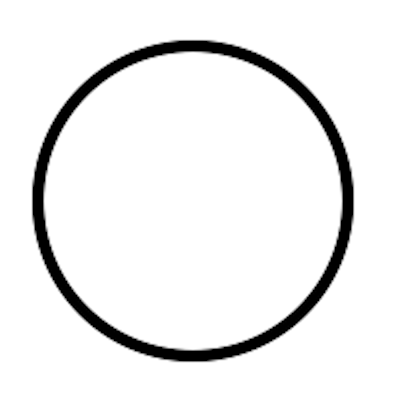
#> input picture black_and_white.png, 400 x 400 px, found by its file name
$ python contours_20250523192009.py
#> lines starting #> are read from the running program, lines starting #| are printed output that depends on the picture; after the words box and inside, x2 and y2 are one past the last pixel; in counts of white or black regions, pixels touching at a corner belong together
import matplotlib.pyplot as plt
from matplotlib.colors import hsv_to_rgb
import numpy as np
import time
from scipy.signal import fftconvolve, convolve2d


# image = plt.imread("justdisappear.png").astype(np.float32)  # taille (573, 640, 3)
# image = plt.imread("shinsei.png").astype(np.float32)
# image = plt.imread("upiko.png").astype(np.float32)
image = plt.imread("black_and_white.png").astype(np.float32)
#> image is the input picture: shape (400, 400, 4) float32; mean R, G, B, A 0.929, 0.929, 0.929, 1


image = image[::1, ::1, :]  # 5:taille (115, 128, 3), 4:taille (144, 160, 3)
image[:,:]/255


class Filter:
    def __init__(self, center: np.ndarray, array: np.ndarray):
        self.center = center    # np.array([i,j])
        self.array = array
        self.shape = np.array((len(array), len(array[0])))

        # print("shape ",self.shape)

        self.right_range = self.shape - self.center

        self.left_range = self.shape - self.right_range
        # [16 lines of commented-out code are left out]

def black_and_white(img_):
    # Convert to grayscale using luminance formula (better than simple mean)
    grayscale = np.dot(img_[..., :3], [0.2989, 0.5870, 0.1140])

    # Stack the grayscale values into 3 channels
    return np.stack((grayscale,)*3, axis=-1).astype(img_.dtype).astype(np.float32)


# [16 lines left out: function convolution, not called in this run]


# def convolution(img_: np.ndarray, filter: 'Filter'):
#     if img_.ndim != 3 or img_.shape[2] != 3:
#         raise ValueError("format : HxWx3")

#     # Extraction d'un seul canal (le vert par défaut)
#     # img_gray = img_[:, :, 1].astype(np.float32)

#     # Application convolution FFT
#     convolved = fftconvolve(img_[:, :, 0], filter.array, mode='same')

#     # Valeur absolue et normalisation
#     # convolved = np.abs(convolved)
#     # convolved = np.clip(convolved, 0, 255).astype(img_.dtype)

#     # Reconstruction des 3 canaux
#     img = np.stack((convolved,)*3, axis=-1)
#     return img


def convolution(img_: np.ndarray, filter: 'Filter') -> np.ndarray:
    # Vérification des dimensions
    if img_.ndim == 3:
        if not np.allclose(img_[:,:,0], img_[:,:,1]) or not np.allclose(img_[:,:,0], img_[:,:,2]):
            raise ValueError("L'image doit être en noir et blanc (canaux identiques)")
        img_2d = img_[:,:,0]  # Utilise un seul canal
    else:
        img_2d = img_

    # Conversion en float pour la précision
    img_2d = img_2d.astype(np.float32)

    # Application de la convolution 2D
    convolved = convolve2d(img_2d, filter.array, mode='same', boundary='fill', fillvalue=0)
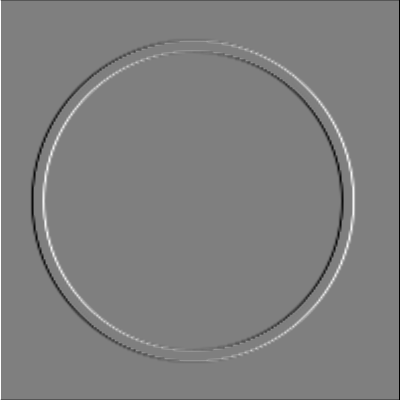
#> convolved: shape (400, 400) float64; min -3, max 3, mean -0.00499; drawn with min black and max white

    # Reconstruction des canaux si nécessaire
    if img_.ndim == 3:
        return np.stack((convolved,)*3, axis=-1).astype(np.float32)
    return convolved.astype(np.float32)


# [20 lines left out: function get_magnitude, not called in this run]

def threshold(img, threshold):
    binary = np.where(img[:,:,0] > threshold, 1, 0)
    return np.stack((binary,)*3, axis=-1).astype(np.float32)

def zero_threshold(img, threshold):
    binary = np.where(np.abs(img[:,:,0]) < threshold, 1, 0)
    return np.stack((binary,)*3, axis=-1).astype(np.float32)

def combine_threshold(img1, img2):
    binary = np.where((img1[:,:,0] == img2[:,:,0]) & (img1[:,:,0] == 1), 1, 0)
    return np.stack((binary,)*3, axis=-1).astype(np.float32)

def extrem_threshold(img, threshold):
    return np.where(img > threshold, [1,1,1], np.where(img < -threshold, [-1,-1,-1], 0)).astype(np.float32)


# [55 lines left out: functions edge_detection_1, edge_detection_2, get_sign_color, get_difference, det_hess, not called in this run]

def ease_in_out(x, alpha):
    xalpha = x ** alpha
    return xalpha / (xalpha + (1 - x) ** alpha)

# [11 lines left out: function plot, not called in this run]


## df/dx
filterx = Filter(
    np.array([0,1]),
    np.array([
        [1,-1]
        ])
)

## df/dy
filtery = Filter(
    np.array([1,0]),
    np.array([
        [1],
        [-1]
        ])
)

## d2fdxdy
filterxy = Filter(
    np.array([1,1]),
    np.array([
        [1,-1],
        [-1,1]
        ])
)

## d2fdxdy
filterxx = Filter(
    np.array([0,1]),
    np.array([
        [1,-2,1]
        ])
)

## d2fdxdy
filteryy = Filter(
    np.array([1,0]),
    np.array([
        [1],
        [-2],
        [1]
        ])
)

laplacian_filter = Filter(
    np.array([1,1]),
    np.array([
        [1,1,1],
        [1,-8,1],
        [1,1,1]
        ])
)


filtermean = Filter(
    np.array([1,1]),
    (1/9)*np.array([
        [1,1,1],
        [1,1,1],
        [1,1,1]
        ])
)

gaussian_filter_3x3 = Filter(
    np.array([1,1]),
    (1/16)*np.array([
        [1,2,1],
        [2,4,2],
        [1,2,1]
        ])
)


custom_filter1 = Filter(
    np.array([1,1]),
    np.array([
        [1,0,0],
        [1,0,-3],
        [1,0,0]
        ])
)


custom_filter2 = Filter(
    np.array([1,1]),
    np.array([
        [1,0,0],
        [1,-3,0],
        [1,0,0]
        ])
)


plot_count = 1
multiplot = True
multiplot = False

if multiplot:
    columns = 2
    rows = 2
    fig = plt.figure(figsize=(rows, columns))


## black and white image
# start_time = time.time()
image = black_and_white(image)
# [49 lines of commented-out code are left out]


image2 = np.abs(convolution(image, custom_filter1))
# image2 = threshold(image2, .4)
print(np.max(image2))
#| 2.9997
image2 /= np.max(image2)
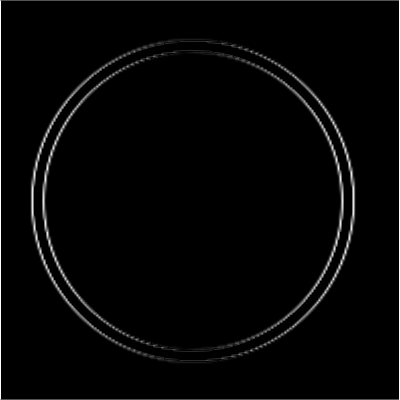
#> image2: shape (400, 400, 3) float32; min 0, max 1, mean 0.0227
# plot(image2)


image3 = np.abs(convolution(image, filterx))
#> in convolution (call 2), `convolved = convolve2d(img_2d, filter.array, mode='same', boundary='fi..`:
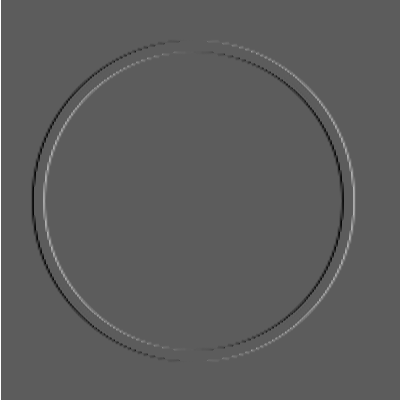
#> convolved: shape (400, 400) float64; min -0.565, max 1, mean 0.0025; drawn with min black and max white
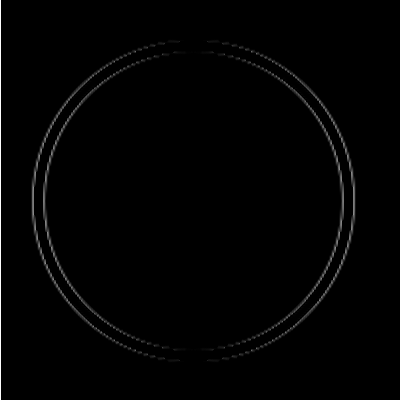
#> image3: shape (400, 400, 3) float32; min 0, max 1, mean 0.0103
# image3 = threshold(image3, .3)
image3 /= np.max(image3)
#> image3: shape (400, 400, 3) float32; 5.62% of pixels changed, all inside (x1, y1, x2, y2) = (0, 0, 356, 400)
# plot(image3)


image4 = np.abs(convolution(image, custom_filter2))
#> in convolution (call 3), `convolved = convolve2d(img_2d, filter.array, mode='same', boundary='fi..`:
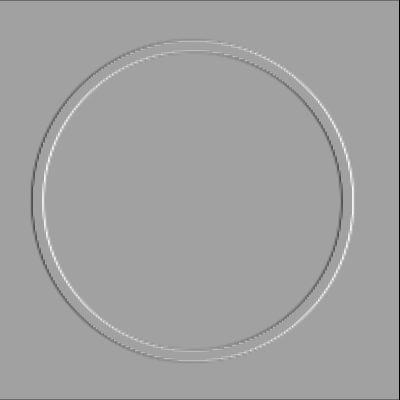
#> convolved: shape (400, 400) float64; min -3, max 1.73, mean -0.0125; drawn with min black and max white
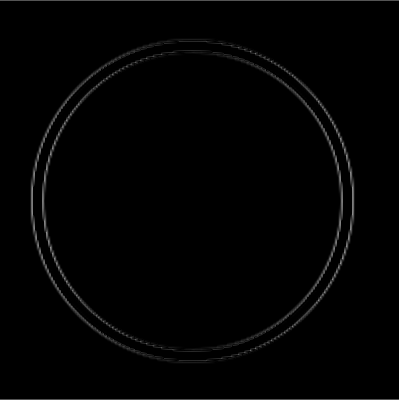
#> image4: shape (400, 400, 3) float32; min 0, max 3, mean 0.0381; drawn with min black and max white
# image4 = threshold(image4, .7)
print(np.max(image4))
#| 2.9997
image4 /= np.max(image4)
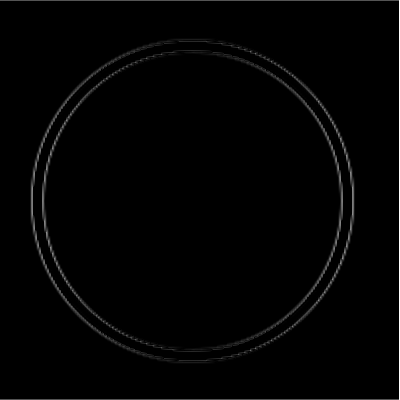
#> image4: shape (400, 400, 3) float32; 7.9% of pixels changed, all inside (x1, y1, x2, y2) = (0, 0, 400, 400)
plt.imshow(image4)
# [57 lines of commented-out code are left out]

if multiplot:
    plt.subplots_adjust(
        left=0, right=1, bottom=0, top=1,
        wspace=0, hspace=0
    )


# plt.imshow(image1)
# plot(image1)


## plot of color gradient
gradient = np.linspace(0, 2*np.pi, 360)
h_grad = gradient / (2*np.pi)
rgb_grad = hsv_to_rgb(np.stack((h_grad, np.ones(360), np.ones(360)), -1))

height_factor = 60
rgb_grad = np.repeat(rgb_grad[np.newaxis, :, :], height_factor, axis=0)
# plot(rgb_grad)
# plt.imshow(rgb_grad)

plt.show()
